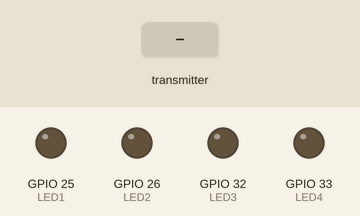
A sketch run on a simulated ESP32. Parts: output pins drawn as LEDs (lit = HIGH). The test bench sets the inputs (shaded band). What the sketch prints to the serial monitor is not drawn.

Above: at 2.7 s.
2.8 s: the transmitter starts sending buttonID = 1
At 3.3 s:
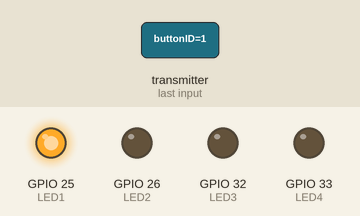
4.3 s: the transmitter starts sending buttonID = 0
At 5.6 s:
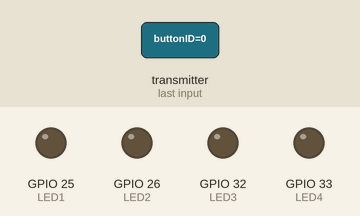
Timing chart, 0 to 7.3 s (numbered marks = the images above; inputs shaded):
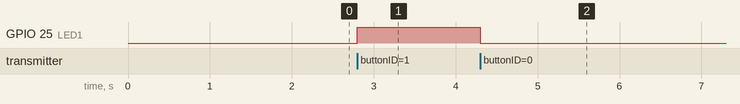

The sketch:

RemoteControlReceiver.ino
```cpp
/*
 * ===========================================================================
 * Crab Robot - ESP32 Receiver
 * ===========================================================================
 * Authors:   Renzo. Cobalt, maybe some claude lol
 * Modified:  4/7/2026
 *
 * Description:
 *   Receives ESP-NOW packets from the remote transmitter and routes
 *   commands to the leg controller and onboard display.
 *
 * ===========================================================================
 */

#include <WiFi.h>
#include <esp_now.h>
#include <Wire.h>

// ---------------------------------------------------------------------------
// Debug LED Pin Definitions
// ---------------------------------------------------------------------------
#define LED1 25
#define LED2 26
#define LED3 32
#define LED4 33

// ---------------------------------------------------------------------------
// PCA9685 Pin / Address Definitions
// ---------------------------------------------------------------------------
#define PCA9685_I2C_ADDR  0x40   // Default I2C address (A0-A5 all LOW)
#define PCA9685_SDA_PIN   21     // I2C SDA
#define PCA9685_SCL_PIN   22     // I2C SCL

// PCA9685 channel assignments — 4 legs × 3 DOF = 12 channels (4 channels spare)
// Naming: LEG_<number>_<joint>  (COXA = hip, FEMUR = shoulder, TIBIA = knee)
#define LEG1_COXA_CH   0
#define LEG1_FEMUR_CH  1
#define LEG1_TIBIA_CH  2

#define LEG2_COXA_CH   3
#define LEG2_FEMUR_CH  4
#define LEG2_TIBIA_CH  5

#define LEG3_COXA_CH   6
#define LEG3_FEMUR_CH  7
#define LEG3_TIBIA_CH  8

#define LEG4_COXA_CH   9
#define LEG4_FEMUR_CH  10
#define LEG4_TIBIA_CH  11

// Channels 12–15 are available for future use (claw, camera pan/tilt, etc.)

// ---------------------------------------------------------------------------
// ESP-NOW Message Format
// ---------------------------------------------------------------------------

/**
 * @brief Packet structure sent by the remote transmitter.
 *
 * Keep this struct identical on both transmitter and receiver.
 */
typedef struct {
  uint8_t buttonID;   ///< ID of the button pressed (1–4 currently)
} RemotePacket;

RemotePacket receivedData;

// ---------------------------------------------------------------------------
// Forward Declarations
// ---------------------------------------------------------------------------
void initLEDs();
void initESPNow();
void initLegs();
void initDisplay();
void setAllLEDs(bool state);
void indicateButton(uint8_t buttonID);
void setLegAngle(uint8_t legIndex, uint8_t joint, float angleDeg);
void moveLegTo(uint8_t legIndex, float coxa, float femur, float tibia);
void displayStatus(const char* line1, const char* line2);
void onReceive(const esp_now_recv_info* info, const uint8_t* data, int len);

// ---------------------------------------------------------------------------
// LED Helpers
// ---------------------------------------------------------------------------

/**
 * @brief Configures all four debug LED pins as outputs and turns them off.
 */
void initLEDs() {
  pinMode(LED1, OUTPUT);
  pinMode(LED2, OUTPUT);
  pinMode(LED3, OUTPUT);
  pinMode(LED4, OUTPUT);
  setAllLEDs(false);
}

/**
 * @brief Sets all four debug LEDs to the same state.
 *
 * @param state  true = HIGH (on), false = LOW (off)
 */
void setAllLEDs(bool state) {
  digitalWrite(LED1, state);
  digitalWrite(LED2, state);
  digitalWrite(LED3, state);
  digitalWrite(LED4, state);
}

/**
 * @brief Lights the LED that corresponds to a received button ID.
 *        Turns off all LEDs first to ensure only one is active.
 *
 * @param buttonID  Button index from the remote (1–4)
 */
void indicateButton(uint8_t buttonID) {
  setAllLEDs(false);
  switch (buttonID) {
    case 1: digitalWrite(LED1, HIGH); break;
    case 2: digitalWrite(LED2, HIGH); break;
    case 3: digitalWrite(LED3, HIGH); break;
    case 4: digitalWrite(LED4, HIGH); break;
    default:
      Serial.printf("[WARN] Unknown buttonID: %d\n", buttonID);
      break;
  }
}

// ---------------------------------------------------------------------------
// Leg / PCA9685 Abstraction
// ---------------------------------------------------------------------------

/**
 * @brief Initializes I2C and the PCA9685 PWM driver.
 *        Sets the PWM frequency appropriate for hobby servos (50 Hz).
 *
 * TODO: Initialize Wire with PCA9685_SDA_PIN and PCA9685_SCL_PIN.
 * TODO: Set PCA9685 mode registers (MODE1, MODE2).
 * TODO: Set PWM frequency to 50 Hz via the prescale register.
 */
void initLegs() {
  // TODO: Wire.begin(PCA9685_SDA_PIN, PCA9685_SCL_PIN);
  // TODO: PCA9685 reset + configure
  Serial.println("[Legs] PCA9685 init — TODO");
}

/**
 * @brief Commands a single servo on the PCA9685 to a target angle.
 *
 * @param legIndex   Leg number (1–4)
 * @param joint      Joint index: 0 = coxa, 1 = femur, 2 = tibia
 * @param angleDeg   Target angle in degrees (servo-range dependent)
 *
 * TODO: Map legIndex + joint to the correct PCA9685 channel (see defines above).
 * TODO: Convert angleDeg to a 12-bit PWM tick count using the servo's
 *       min/max pulse widths and the 50 Hz period.
 * TODO: Write the tick value to the PCA9685 via I2C (LEDn_ON / LEDn_OFF regs).
 */
void setLegAngle(uint8_t legIndex, uint8_t joint, float angleDeg) {
  // TODO: channel lookup table indexed by [legIndex][joint]
  // TODO: angleDeg -> pwm ticks conversion
  // TODO: Wire write to PCA9685
  Serial.printf("[Legs] setLegAngle(leg=%d, joint=%d, angle=%.1f) — TODO\n",
                legIndex, joint, angleDeg);
}

/**
 * @brief Moves a single leg to the specified joint angles in one call.
 *        Convenience wrapper around three setLegAngle() calls.
 *
 * @param legIndex  Leg number (1–4)
 * @param coxa      Coxa (hip) angle in degrees
 * @param femur     Femur (shoulder) angle in degrees
 * @param tibia     Tibia (knee) angle in degrees
 *
 * TODO: Decide whether to move joints simultaneously or sequentially.
 * TODO: Add interpolation / speed limiting if needed.
 */
void moveLegTo(uint8_t legIndex, float coxa, float femur, float tibia) {
  setLegAngle(legIndex, 0, coxa);
  setLegAngle(legIndex, 1, femur);
  setLegAngle(legIndex, 2, tibia);
}

// ---------------------------------------------------------------------------
// Display Abstraction
// ---------------------------------------------------------------------------

/**
 * @brief Initializes the onboard display (OLED / TFT — TBD).
 *
 * TODO: Include the appropriate display library header (e.g. Adafruit_SSD1306,
 *       TFT_eSPI, U8g2, etc.).
 * TODO: Call the library's begin() / init() method.
 * TODO: Clear the screen and show a splash / boot message.
 */
void initDisplay() {
  // TODO: display.begin(...)
  // TODO: display.clearDisplay()
  // TODO: display.print("Crab Bot Ready")
  Serial.println("[Display] init — TODO");
}

/**
 * @brief Writes up to two lines of status text to the display.
 *
 * @param line1  First line of text (e.g. "BTN: 3")
 * @param line2  Second line of text (e.g. "Walking Fwd")
 *
 * TODO: Clear the display (or just the text region).
 * TODO: Set cursor, font size, and print line1 / line2.
 * TODO: Call display.display() if using a buffered driver like SSD1306.
 */
void displayStatus(const char* line1, const char* line2) {
  // TODO: display.clearDisplay()
  // TODO: display.setCursor(0, 0); display.println(line1)
  // TODO: display.setCursor(0, 16); display.println(line2)
  // TODO: display.display()
  Serial.printf("[Display] '%s' | '%s' — TODO\n", line1, line2);
}

// ---------------------------------------------------------------------------
// ESP-NOW
// ---------------------------------------------------------------------------

/**
 * @brief Initializes ESP-NOW in Wi-Fi station mode and registers the
 *        receive callback. Halts with repeated error prints on failure.
 *
 * Failsafes:
 *   - If esp_now_init() fails, logs the error code and blinks all LEDs
 *     indefinitely so the fault is visible even without a serial monitor.
 *   - If registering the callback fails, the same blink loop is entered.
 */
void initESPNow() {
  WiFi.mode(WIFI_STA);
  delay(500);  // Allow MAC address to stabilize after mode switch

  Serial.print("[ESP-NOW] Receiver MAC: ");
  Serial.println(WiFi.macAddress());

  esp_err_t initResult = esp_now_init();
  if (initResult != ESP_OK) {
    Serial.printf("[ESP-NOW] Init FAILED (err 0x%X) — check antenna / power\n",
                  initResult);
    // Blink all LEDs as a visible fault indicator
    while (true) {
      setAllLEDs(true);
      delay(200);
      setAllLEDs(false);
      delay(200);
    }
  }

  esp_err_t cbResult = esp_now_register_recv_cb(onReceive);
  if (cbResult != ESP_OK) {
    Serial.printf("[ESP-NOW] Callback registration FAILED (err 0x%X)\n",
                  cbResult);
    while (true) {
      setAllLEDs(true);
      delay(500);
      setAllLEDs(false);
      delay(500);
    }
  }

  Serial.println("[ESP-NOW] Ready");
}

/**
 * @brief ESP-NOW receive callback — fires on every incoming packet.
 *        Copies the payload into receivedData, updates the debug LEDs,
 *        and logs the button ID over serial.
 *
 * @param info  Metadata about the sender (MAC address, RSSI, etc.)
 * @param data  Raw payload bytes
 * @param len   Payload length in bytes
 */
void onReceive(const esp_now_recv_info* info, const uint8_t* data, int len) {
  if (len != sizeof(RemotePacket)) {
    Serial.printf("[ESP-NOW] Unexpected packet size: %d (expected %d)\n",
                  len, sizeof(RemotePacket));
    return;
  }

  memcpy(&receivedData, data, sizeof(receivedData));

  Serial.printf("[ESP-NOW] Button received: %d\n", receivedData.buttonID);
  indicateButton(receivedData.buttonID);

  // TODO: Route buttonID to leg movement commands via moveLegTo() / gait FSM.
  // TODO: Update display with displayStatus().
}

// ---------------------------------------------------------------------------
// Arduino Entry Points
// ---------------------------------------------------------------------------

void setup() {
  Serial.begin(115200);
  delay(1000);


  Serial.println("=== Crab Robot Receiver ===");

  initLEDs();
  initESPNow();
  initLegs();
  initDisplay();

  Serial.println("[Setup] All subsystems initialized.");
}

void loop() {
  // ESP-NOW is interrupt-driven; no polling needed here.
  // TODO: Add gait state-machine tick if walking patterns are implemented.
  // TODO: Add watchdog / heartbeat timeout to safe-stop legs if signal is lost.
}
```

Measured:
- after the input at 2.8 s, GPIO 25 (LED1): LOW → HIGH at once
- after the input at 4.3 s, GPIO 25 (LED1): HIGH → LOW at once
